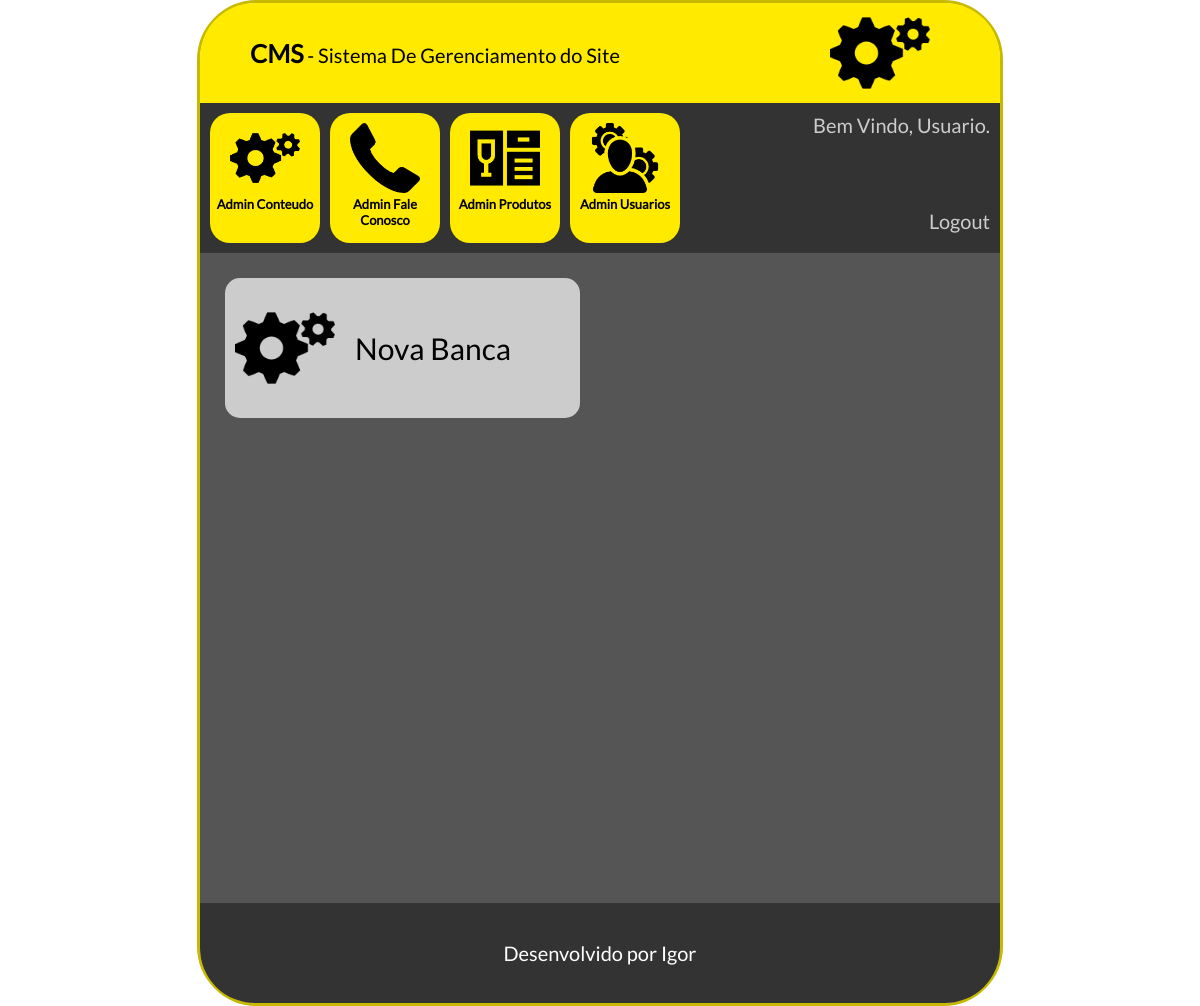
Before: /cms/adminbanca.php with the older database file.
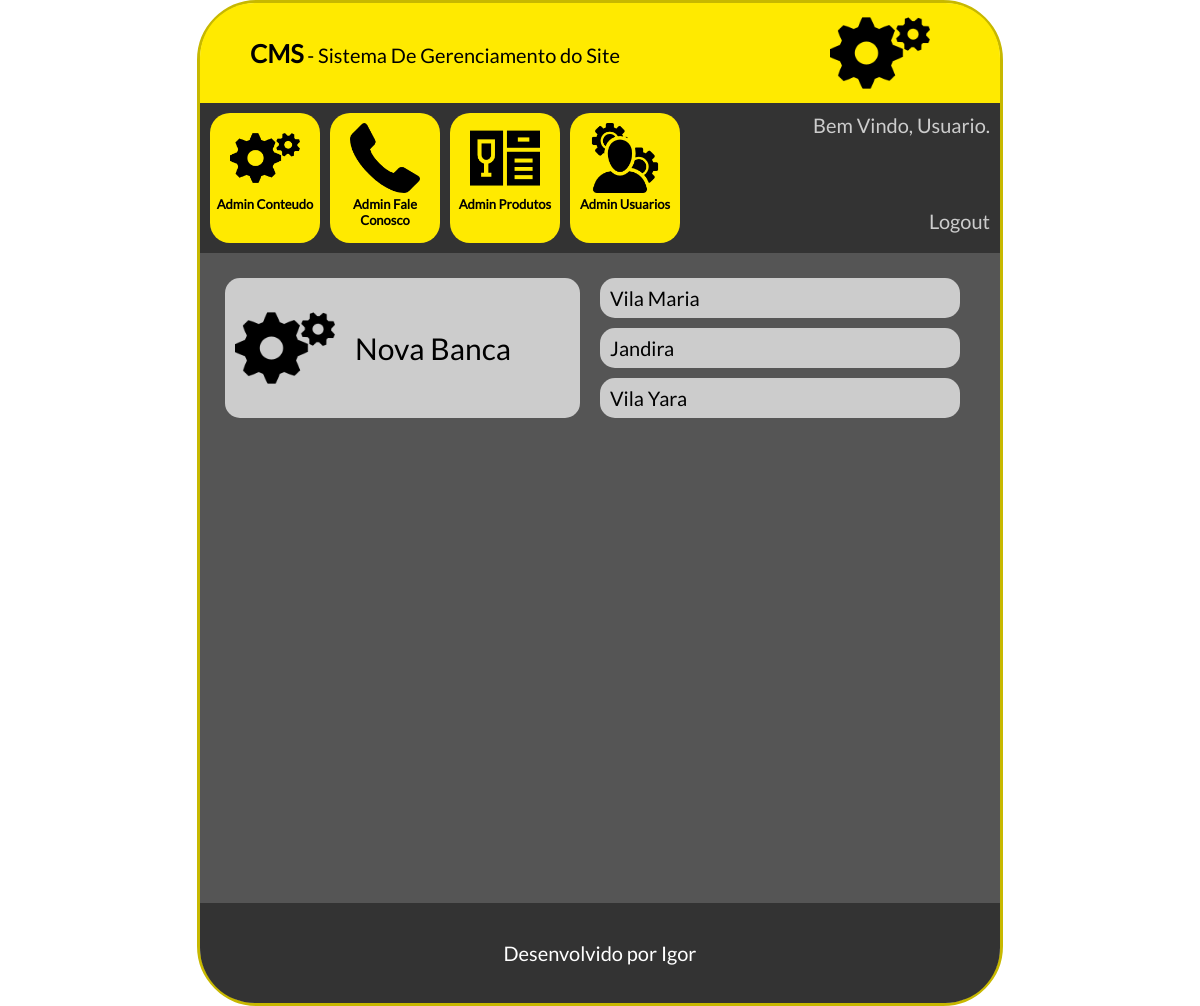
After: the same page with the newer database file.
### tables this page shows
CREATE TABLE `tbl_bancas` (
  `id` int(11) NOT NULL AUTO_INCREMENT,
  `nome` varchar(100) NOT NULL,
  `endereco` varchar(250) NOT NULL,
  `telefone` varchar(15) NOT NULL,
  `ativo` int(11) NOT NULL,
  PRIMARY KEY (`id`)
);

### cms/conexao.php (called while the page is built)
<?php
    function conexaoDb(){
        $host = "localhost";
        $database = "db_banca";
        $user = "root";
        $password = "bcd127";
        if(!$conexao = mysqli_connect($host,$user,$password,$database)){
            echo('Erro na conexão com o Banco de Dados');
        }
        return $conexao;
    }
?>

### cms/db.php (called while the page is built, shortened)
<?php
    include_once "conexao.php";
    function selectBancasBanco(){
        $sql = "SELECT * from tbl_bancas";
        return mysqli_query(conexaoDb(), $sql);
    }
?>

### cms/adminbanca.php (the view, shortened to what this page needs)
<?php
    include_once "db.php";
    $select = selectBancasBanco();
?>
<!doctype html>
<html lang="pt-br">
	<head>
        <link rel="stylesheet" type="text/css" href="css/style.css">
	</head>
	<body>
        <main id="caixaPrincipal">
            <div id="caixaLogo">
                <span class="textoGrande">CMS</span> - Sistema De Gerenciamento do Site
                <div id="logo"><img src="icones/config.png"></div>
            </div>
            <div id="caixaOpcoes">
                <a href="index.php">
                    <div class="caixaItem">
                        <img src="icones/config.png"><br>
                        Admin Conteudo
                    </div>
                </a>
                <a href="faleconosco.php">
                    <div class="caixaItem">
                        <img src="icones/contato.png"><br>
                        Admin Fale Conosco
                    </div>
                </a>
                <a href="produtos.php">
                    <div class="caixaItem">
                        <img src="icones/produtos.png"><br>
                        Admin Produtos
                    </div>
                </a>
                <a href="usuarios.php">
                    <div class="caixaItem">
                        <img src="icones/admin.png"><br>
                        Admin Usuarios
                    </div>
                </a>
                <div id="caixaUsuario">
                    Bem Vindo, Usuario.<br><br><br><br>
                    Logout
                </div>
            </div>
            <div id="caixaConteudo">
                <div class=colunaConteudo>
                    <a href="cadastrarbanca.php">
                        <div class="caixaOpcao">
                            <div class="imagemOpcao"><img src="icones/config.png"></div>
                             Nova Banca
                        </div>
                    </a>
                </div>
                <div class=colunaConteudoContatoNivel>
                    <?php
                    while($rsBancas = mysqli_fetch_array($select)){
                    ?>
                        <div class="usuarioNivel">
                             <?php echo($rsBancas['nome'])?>
                        </div>
                    <?php } ?>
                </div>
            </div>
            <footer id="rodape">
                Desenvolvido por Igor
            </footer>
        </main>
    </body>
</html>

Changed rows visible on the page:
added tbl_bancas: nome "Vila Maria"
added tbl_bancas: nome "Jandira"
added tbl_bancas: nome "Vila Yara"
